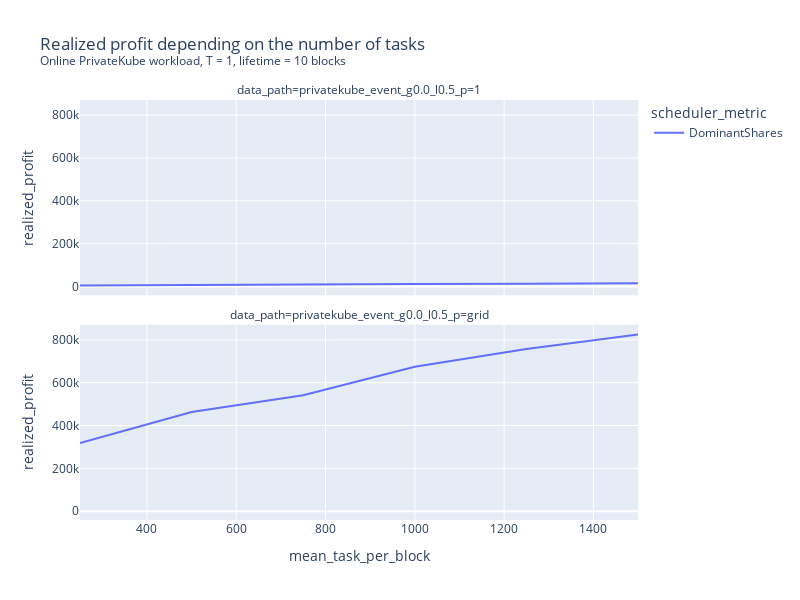

Source (notebook cell):
### Code cell
# TODO: add a line for DPF original (merge)
rdf = load_ray_experiment(Path("/home/pierre/privacypacking/logs/ray/run_and_report_2021-12-10_09-18-06"))

# rdf = pd.concat([rdf, load_ray_experiment(Path("/home/pierre/privacypacking/logs/ray/run_and_report_2021-12-10_17-34-55"))])

rdf["avg_delay"] = rdf.allocated_tasks_scheduling_delays.apply(lambda x: np.mean(x))
print(rdf.avg_delay.unique())
print(rdf.mean_task_per_block.unique())
print(rdf.data_path.unique())

# TODO: gather data from C2 too
#
px.line(
    rdf.sort_values(["mean_task_per_block", "scheduler_metric"]),
    x="mean_task_per_block",
    y="realized_profit",
    color="scheduler_metric",
    # log_x=True,
    width=800,
    height=600,
    # range_y=[0,1200],
    facet_col="data_path",
    facet_col_wrap=1,
    title="Realized profit depending on the number of tasks<br><sup>Online PrivateKube workload, T = 1, lifetime = 10 blocks</sup>"

)

### Figure 1 — Plotly figure (JSON) as saved in the notebook; plotly's stock layout.template omitted (floating-point values rounded to 4 significant figures)
{"data": [{"hovertemplate": "scheduler_metric=DominantShares<br>data_path=privatekube_event_g0.0_l0.5_p=1<br>mean_task_per_block=%{x}<br>realized_profit=%{y}<extra></extra>", "legendgroup": "DominantShares", "line": {"color": "#636efa", "dash": "solid"}, "marker": {"symbol": "circle"}, "mode": "lines", "name": "DominantShares", "orientation": "v", "showlegend": true, "type": "scatter", "x": [250, 500, 750, 1000, 1250, 1500], "xaxis": "x2", "y": [4203, 7292, 9331, 11046, 12731, 14547], "yaxis": "y2"}, {"hovertemplate": "scheduler_metric=DominantShares<br>data_path=privatekube_event_g0.0_l0.5_p=grid<br>mean_task_per_block=%{x}<br>realized_profit=%{y}<extra></extra>", "legendgroup": "DominantShares", "line": {"color": "#636efa", "dash": "solid"}, "marker": {"symbol": "circle"}, "mode": "lines", "name": "DominantShares", "orientation": "v", "showlegend": false, "type": "scatter", "x": [250, 500, 750, 1000, 1250, 1500], "xaxis": "x", "y": [317905, 462837, 541311, 674398, 757422, 825267], "yaxis": "y"}], "layout": {"annotations": [{"font": {}, "showarrow": false, "text": "data_path=privatekube_event_g0.0_l0.5_p=grid", "x": 0.5, "xanchor": "center", "xref": "paper", "y": 0.465, "yanchor": "bottom", "yref": "paper"}, {"font": {}, "showarrow": false, "text": "data_path=privatekube_event_g0.0_l0.5_p=1", "x": 0.5, "xanchor": "center", "xref": "paper", "y": 1.0, "yanchor": "bottom", "yref": "paper"}], "height": 600, "legend": {"title": {"text": "scheduler_metric"}, "tracegroupgap": 0}, "title": {"text": "Realized profit depending on the number of tasks<br><sup>Online PrivateKube workload, T = 1, lifetime = 10 blocks</sup>"}, "width": 800, "xaxis": {"anchor": "y", "domain": [0, 1], "title": {"text": "mean_task_per_block"}}, "xaxis2": {"anchor": "y2", "domain": [0, 1], "matches": "x", "showticklabels": false}, "yaxis": {"anchor": "x", "domain": [0, 0.465], "title": {"text": "realized_profit"}}, "yaxis2": {"anchor": "x2", "domain": [0.535, 1.0], "matches": "y", "title": {"text": "realized_profit"}}}}
